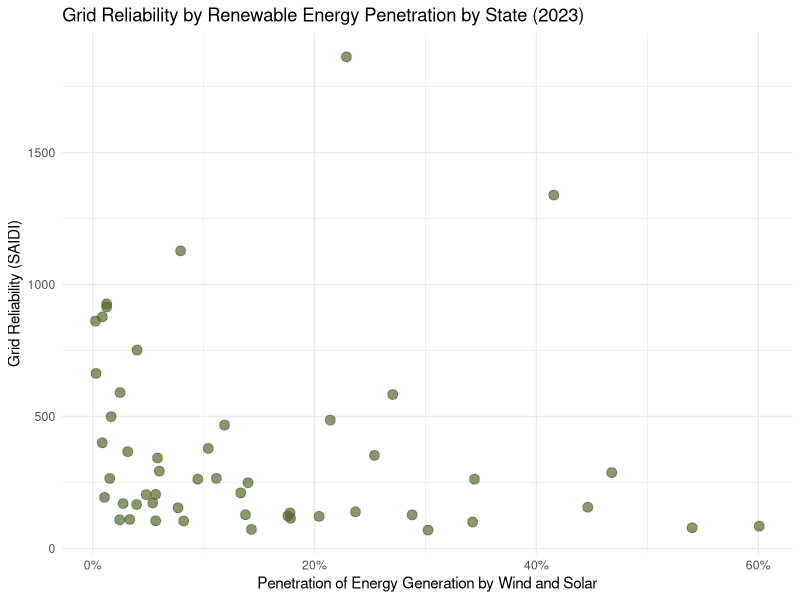
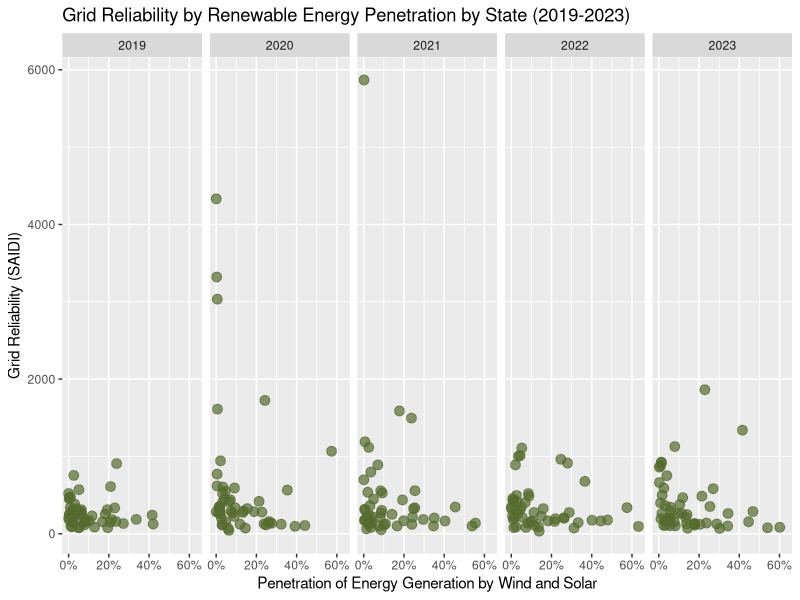
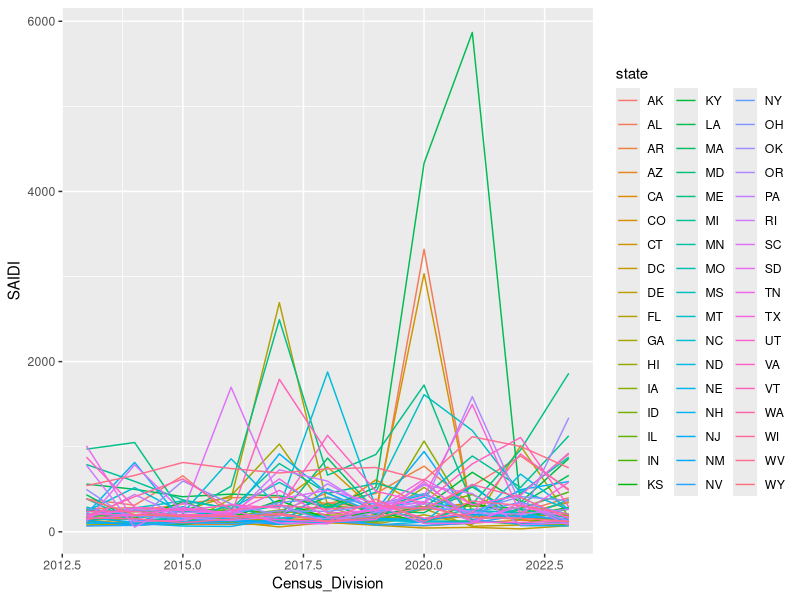

R code for these plots, in order: (Note: a time limit stopped this script after it produced the figures.)
## ---- chunk 1
suppressPackageStartupMessages(library(ggplot2))
suppressPackageStartupMessages(library(dplyr))
suppressPackageStartupMessages(library(tidyr))
suppressPackageStartupMessages(library(readr))
suppressPackageStartupMessages(library(vcd))
## ---- chunk 2
t4_rbs <- read_csv("T4_ReliabilityByState.csv")

t4_rbs

data_rbs <- t4_rbs |>
  pivot_longer(cols = c('CT':'HI'),names_to = 'state', values_to = 'SAIDI') |>
  filter(Method == 'IEEE',
         Event_Grouping == 'All Events (With Major Event Days)')
## ---- chunk 3
rbs_2023 <- data_rbs |>
  filter(Census_Division == '2023') |>
  select(state, SAIDI)
## ---- chunk 4
state_generation_2023 <- read_csv('state_generation_2023.csv')

state_generation_2023 <- state_generation_2023 |>
  group_by(state, source) |>
  summarise(generation = sum(generation))
## ---- chunk 5
state_pen_2023 <- state_generation_2023 |>
  pivot_wider(names_from = source, values_from = generation, values_fill = 0) |>
  mutate(total_gen = coal + natural.gas + other.renewables + petroleum.and.other + solar + wind + nuclear,
         wind_solar = wind + solar,
         w_s_pen = wind_solar/total_gen)
## ---- chunk 6
scatter_state_2023 <- state_pen_2023 |>
  left_join(rbs_2023, by = 'state') |>
  select(state, w_s_pen, SAIDI)

ggplot(data = scatter_state_2023, mapping = aes(x = w_s_pen, y = SAIDI)) +
  geom_point(alpha = .7, size = 3, color = 'darkolivegreen') +
  scale_x_continuous(labels = scales::percent_format()) +
  labs(title = "Grid Reliability by Renewable Energy Penetration by State (2023)",
       x = "Penetration of Energy Generation by Wind and Solar",
       y = "Grid Reliability (SAIDI)") +
  theme_minimal()
## ---- chunk 7
rbs_5ly <- data_rbs |>
  filter(Method == 'IEEE',
         Event_Grouping == 'All Events (With Major Event Days)',
         Census_Division %in% c('2023', '2022', '2021', '2020', '2019')) |>
  select(Census_Division, state, SAIDI) |>
  mutate(year = Census_Division) |>
  select(-Census_Division)
## ---- chunk 8
state_generation <- read_csv('state_generation.csv')

state_pen_5ly <- state_generation |>
  filter(year %in% c(2019, 2020, 2021, 2022, 2023)) |>
  select(year, state, source, generation) |>
  group_by(year, state, source) |>
  summarise(generation = sum(generation)) |>
  pivot_wider(names_from = source, values_from = generation, values_fill= 0) |>
  mutate(total_gen = coal + natural.gas + other.renewables + petroleum.and.other + solar + wind + nuclear,
         wind_solar = wind + solar,
         w_s_pen = wind_solar/total_gen)
## ---- chunk 9
scatter_state_5ly <- state_pen_5ly |>
  left_join(rbs_5ly, by = c('year' = 'year','state' = 'state')) |>
  select(year, state, w_s_pen, SAIDI)

ggplot(data = scatter_state_5ly, mapping = aes(x = w_s_pen, y = SAIDI)) +
  geom_point(alpha = .7, size = 3, color = 'darkolivegreen') +
  facet_wrap('year', nrow = 1) +
  scale_x_continuous(labels = scales::percent_format()) +
  labs(title = "Grid Reliability by Renewable Energy Penetration by State (2019-2023)",
       x = "Penetration of Energy Generation by Wind and Solar",
       y = "Grid Reliability (SAIDI)")
## ---- chunk 10
data_rbs |>
  select(Census_Division, state, SAIDI) |>
  arrange(state) |>
  ggplot(mapping = aes(x = Census_Division, y = SAIDI, color = state)) +
  geom_line()
## ---- chunk 11
scatter_state_2023 |>
  table() |>
  mosaic()
